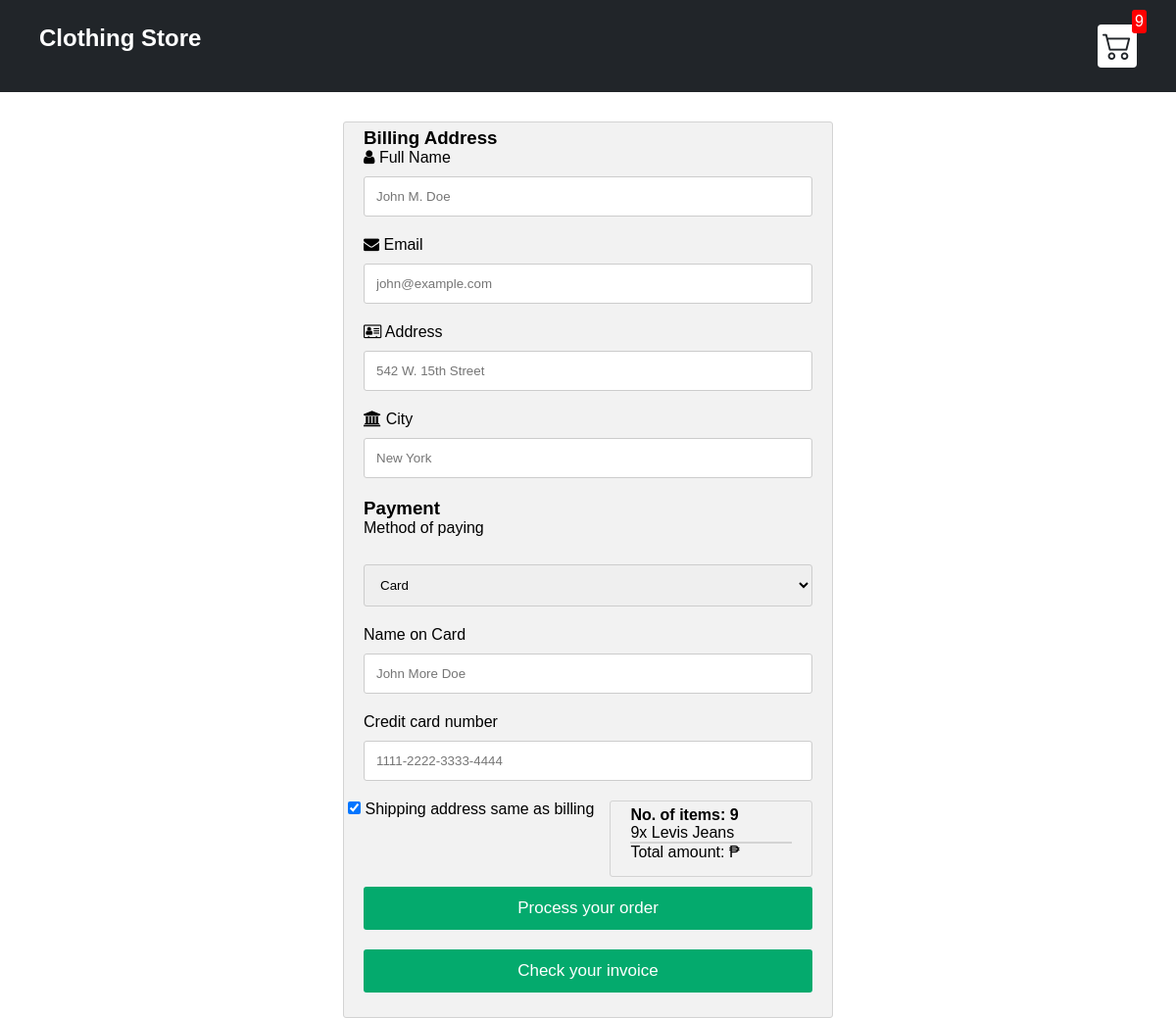
/User_Side/Checkout.php (signed in), run on an earlier commit of the app's database.
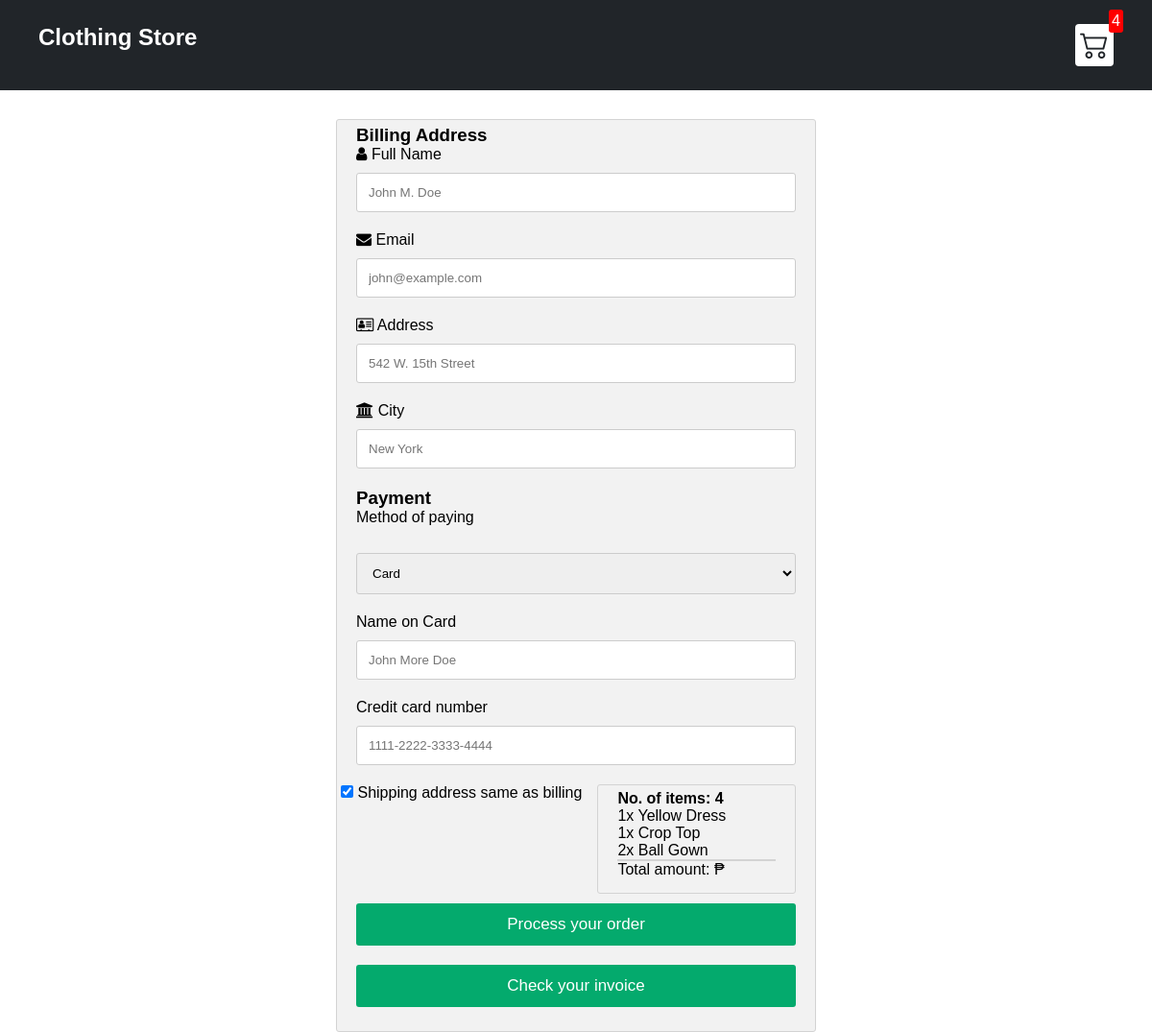
And on a later commit of the database.
### tables this page shows
CREATE TABLE `products` (
  `product_id` int(11) NOT NULL,
  `product_type_code` int(11) NOT NULL,
  `product_name` varchar(50) NOT NULL,
  `product_price` int(11) NOT NULL,
  `product_size` enum('XS','S','M','L','XL') NOT NULL,
  `product_description` varchar(100) NOT NULL,
  `product_quantity` int(11) NOT NULL,
  `product_stocks` enum('In Stock','Out of Stock') NOT NULL
);

CREATE TABLE `order_items` (
  `product_id` int(11) NOT NULL,
  `order_id` int(11) NOT NULL,
  `quantity` int(11) NOT NULL
);

### User_Side/Checkout.php (the view, shortened to what this page needs)
<!DOCTYPE html>
<html>
<head>
<link rel="stylesheet" href="https://cdnjs.cloudflare.com/ajax/libs/font-awesome/4.7.0/css/font-awesome.min.css">
<link rel="stylesheet" href="../sources/css/style1.css">
    <link rel="stylesheet" href="https://cdn.jsdelivr.net/npm/bootstrap-icons@1.8.1/font/bootstrap-icons.css">
</head>
<body>
<div class="navbar">
        <a href="index.php">
            <h2>Clothing Store</h2>
        </a>
        <a href="index.php">
            <div class="cart">
                <i class="bi bi-cart2"></i>
                <div id="cartAmount" class="cartAmount">
                    <?php
                        $conn = OpenCon();
			    	    include "php/quantity_query.php";
			        ?>
                </div>
            </div>
        </a>
    </div>
<div class="row">
  <div class="col-75">
    <div class="container">
      <form method= "POST" action="invoice.php">
        <div class="row">
          <div class="col-50">
            <h3>Billing Address</h3>
            <label for="fname"><i class="fa fa-user"></i> Full Name</label>
            <input type="text" id="fname" name="firstname" placeholder="John M. Doe">
            <label for="email"><i class="fa fa-envelope"></i> Email</label>
            <input type="text" id="email" name="email" placeholder="john@example.com">
            <label for="adr"><i class="fa fa-address-card-o"></i> Address</label>
            <input type="text" id="adr" name="address" placeholder="542 W. 15th Street">
            <label for="city"><i class="fa fa-institution"></i> City</label>
            <input type="text" id="city" name="city" placeholder="New York">
          <div class="col-30">
            <h3>Payment</h3>
            <label for="fname">Method of paying</label>
   <select name="payment-method" class="product-id">
                  <option value="card">Card</option>
                </select>
            <label for="cname">Name on Card</label>
            <input type="text" id="cname" name="cardname" placeholder="John More Doe">
            <label for="ccnum">Credit card number</label>
            <input type="text" id="ccnum" name="cardnumber" placeholder="1111-2222-3333-4444">
          </div>
        </div>
        <label>
          <input type="checkbox" checked="checked" name="sameadr"> Shipping address same as billing
        </label>
<?php
    $customer_id = $_SESSION["customer_id"];
    $total = $_SESSION["totalPayment"];
		$sql = "SELECT *
            FROM products p, ref_product_type rp, order_items oi, orders_details od
			      WHERE p.product_type_code = rp.product_type_code
              AND p.product_id = oi.product_id
              AND oi.order_id = od.order_id
              AND od.order_status_code = 3
			      ORDER BY p.product_id;";
		$result = mysqli_query($conn, $sql);
			if (mysqli_num_rows($result) > 0) {
			    while ($row = mysqli_fetch_assoc($result)) {
            $sql = "SELECT SUM(quantity) AS value_sum
                    FROM order_items
			              WHERE order_id = (
                      SELECT order_id
                      FROM orders_details
                      WHERE order_status_code = 3
                        AND customer_id = $customer_id
                    )";
            $result = mysqli_query($conn, $sql);
            $row = mysqli_fetch_assoc($result);
            $sum = $row['value_sum'];
    ?>
<div class="col-25">
    <div class="container">
      <h4>No. of items: <?php echo $sum ?></h4>
 <?php
        $sql = "SELECT oi.quantity, p.product_name
                FROM order_items oi
                INNER JOIN products p
                  ON oi.product_id = p.product_id
                WHERE oi.order_id = (
                  SELECT order_id
                  FROM orders_details
                  WHERE customer_id = $customer_id
                    AND order_status_code = 3
                );";
        $result = mysqli_query($conn, $sql);
          if (mysqli_num_rows($result) > 0) {
            while ($row = mysqli_fetch_assoc($result)) {
              $name = $row['product_name'];
              $quantity = $row['quantity'];
  ?>
             <p><?php echo $quantity?>x <?php echo $name?></p>
  <?php
    }
  }
    ?>
      <hr>
      <p>Total amount: ₱<?php echo $total?></p>
    </div>
  </div>
<?php
      }
    } else {
      echo "        <div class='item'>
      <div class='details'>
          <h1>0 Products</h1>
      </div>
  </div>";
    }
    ?>
</div>
        <input type="submit" value="Process your order" class="btn">
      </form>
	<a href ="update.php" >
	<input type="submit" value="Check your invoice" class="btn">
</a>
    </div>
  </div>
</body>
</html>

### User_Side/php/quantity_query.php
<?php
$sql = "SELECT SUM(quantity) AS total FROM order_items WHERE order_id = (SELECT order_id FROM orders_details WHERE customer_id = " . $_SESSION["customer_id"] . " AND order_status_code = 3);";
$result = $conn->query($sql);
$temp = $result->fetch_assoc();
if ($temp["total"] === NULL){
	echo 0;
}else{
   echo $temp['total'];
}
?>

What changed in the data, as far as the page shows it:
removed order_items: quantity "9", product.product_name "Levis Jeans"
computed for products: sum "9" → "4"
added order_items: quantity "1", product.product_name "Yellow Dress"
added order_items: quantity "1", product.product_name "Crop Top"
added order_items: quantity "2", product.product_name "Ball Gown"
Also different on the page:
$temp['total']: "9" → "4"
